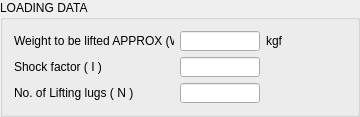
                   <widget class="QGroupBox" name="groupBox_25">
                    <property name="title">
                     <string>LOADING DATA</string>
                    </property>
                    <layout class="QHBoxLayout" name="horizontalLayout_220">
                     <item>
                      <layout class="QVBoxLayout" name="verticalLayout_50">
                       <item>
                        <layout class="QHBoxLayout" name="horizontalLayout_221">
                         <item>
                          <widget class="QLabel" name="label_273">
                           <property name="sizePolicy">
                            <sizepolicy hsizetype="Fixed" vsizetype="Fixed">
                             <horstretch>0</horstretch>
                             <verstretch>0</verstretch>
                            </sizepolicy>
                           </property>
                           <property name="minimumSize">
                            <size>
                             <width>160</width>
                             <height>20</height>
                            </size>
                           </property>
                           <property name="maximumSize">
                            <size>
                             <width>160</width>
                             <height>20</height>
                            </size>
                           </property>
                           <property name="text">
                            <string>Weight to be lifted APPROX (W)</string>
                           </property>
                          </widget>
                         </item>
                         <item>
                          <widget class="QLineEdit" name="fh_le_wt_to_be_lifted_2">
                           <property name="sizePolicy">
                            <sizepolicy hsizetype="Fixed" vsizetype="Fixed">
                             <horstretch>0</horstretch>
                             <verstretch>0</verstretch>
                            </sizepolicy>
                           </property>
                           <property name="minimumSize">
                            <size>
                             <width>80</width>
                             <height>20</height>
                            </size>
                           </property>
                           <property name="maximumSize">
                            <size>
                             <width>80</width>
                             <height>20</height>
                            </size>
                           </property>
                          </widget>
                         </item>
                         <item>
                          <widget class="QLabel" name="label_274">
                           <property name="sizePolicy">
                            <sizepolicy hsizetype="Fixed" vsizetype="Fixed">
                             <horstretch>0</horstretch>
                             <verstretch>0</verstretch>
                            </sizepolicy>
                           </property>
                           <property name="minimumSize">
                            <size>
                             <width>80</width>
                             <height>20</height>
                            </size>
                           </property>
                           <property name="maximumSize">
                            <size>
                             <width>80</width>
                             <height>20</height>
                            </size>
                           </property>
                           <property name="text">
                            <string>kgf</string>
                           </property>
                          </widget>
                         </item>
                        </layout>
                       </item>
                       <item>
                        <layout class="QHBoxLayout" name="horizontalLayout_222">
                         <item>
                          <widget class="QLabel" name="label_275">
                           <property name="sizePolicy">
                            <sizepolicy hsizetype="Fixed" vsizetype="Fixed">
                             <horstretch>0</horstretch>
                             <verstretch>0</verstretch>
                            </sizepolicy>
                           </property>
                           <property name="minimumSize">
                            <size>
                             <width>160</width>
                             <height>20</height>
                            </size>
                           </property>
                           <property name="maximumSize">
                            <size>
                             <width>160</width>
                             <height>20</height>
                            </size>
                           </property>
                           <property name="text">
                            <string>Shock factor ( I )</string>
                           </property>
                          </widget>
                         </item>
                         <item>
                          <widget class="QLineEdit" name="fh_le_shock_factor_2">
                           <property name="sizePolicy">
                            <sizepolicy hsizetype="Fixed" vsizetype="Fixed">
                             <horstretch>0</horstretch>
                             <verstretch>0</verstretch>
                            </sizepolicy>
                           </property>
                           <property name="minimumSize">
                            <size>
                             <width>80</width>
                             <height>20</height>
                            </size>
                           </property>
                           <property name="maximumSize">
                            <size>
                             <width>80</width>
                             <height>20</height>
                            </size>
                           </property>
                          </widget>
                         </item>
                         <item>
                          <widget class="QLabel" name="label_276">
                           <property name="sizePolicy">
                            <sizepolicy hsizetype="Fixed" vsizetype="Fixed">
                             <horstretch>0</horstretch>
                             <verstretch>0</verstretch>
                            </sizepolicy>
                           </property>
                           <property name="minimumSize">
                            <size>
                             <width>80</width>
                             <height>20</height>
                            </size>
                           </property>
                           <property name="maximumSize">
                            <size>
                             <width>80</width>
                             <height>20</height>
                            </size>
                           </property>
                           <property name="text">
                            <string/>
                           </property>
                          </widget>
                         </item>
                        </layout>
                       </item>
                       <item>
                        <layout class="QHBoxLayout" name="horizontalLayout_223">
                         <item>
                          <widget class="QLabel" name="label_277">
                           <property name="sizePolicy">
                            <sizepolicy hsizetype="Fixed" vsizetype="Fixed">
                             <horstretch>0</horstretch>
                             <verstretch>0</verstretch>
                            </sizepolicy>
                           </property>
                           <property name="minimumSize">
                            <size>
                             <width>160</width>
                             <height>20</height>
                            </size>
                           </property>
                           <property name="maximumSize">
                            <size>
                             <width>160</width>
                             <height>20</height>
                            </size>
                           </property>
                           <property name="text">
                            <string>No. of Lifting lugs ( N )</string>
                           </property>
                          </widget>
                         </item>
                         <item>
                          <widget class="QLineEdit" name="fh_le_no_of_liftin_lug_2">
                           <property name="sizePolicy">
                            <sizepolicy hsizetype="Fixed" vsizetype="Fixed">
                             <horstretch>0</horstretch>
                             <verstretch>0</verstretch>
                            </sizepolicy>
                           </property>
                           <property name="minimumSize">
                            <size>
                             <width>80</width>
                             <height>20</height>
                            </size>
                           </property>
                           <property name="maximumSize">
                            <size>
                             <width>80</width>
                             <height>20</height>
                            </size>
                           </property>
                          </widget>
                         </item>
                         <item>
                          <widget class="QLabel" name="label_278">
                           <property name="sizePolicy">
                            <sizepolicy hsizetype="Fixed" vsizetype="Fixed">
                             <horstretch>0</horstretch>
                             <verstretch>0</verstretch>
                            </sizepolicy>
                           </property>
                           <property name="minimumSize">
                            <size>
                             <width>80</width>
                             <height>20</height>
                            </size>
                           </property>
                           <property name="maximumSize">
                            <size>
                             <width>80</width>
                             <height>20</height>
                            </size>
                           </property>
                           <property name="text">
                            <string/>
                           </property>
                          </widget>
                         </item>
                        </layout>
                       </item>
                      </layout>
                     </item>
                    </layout>
                   </widget>
